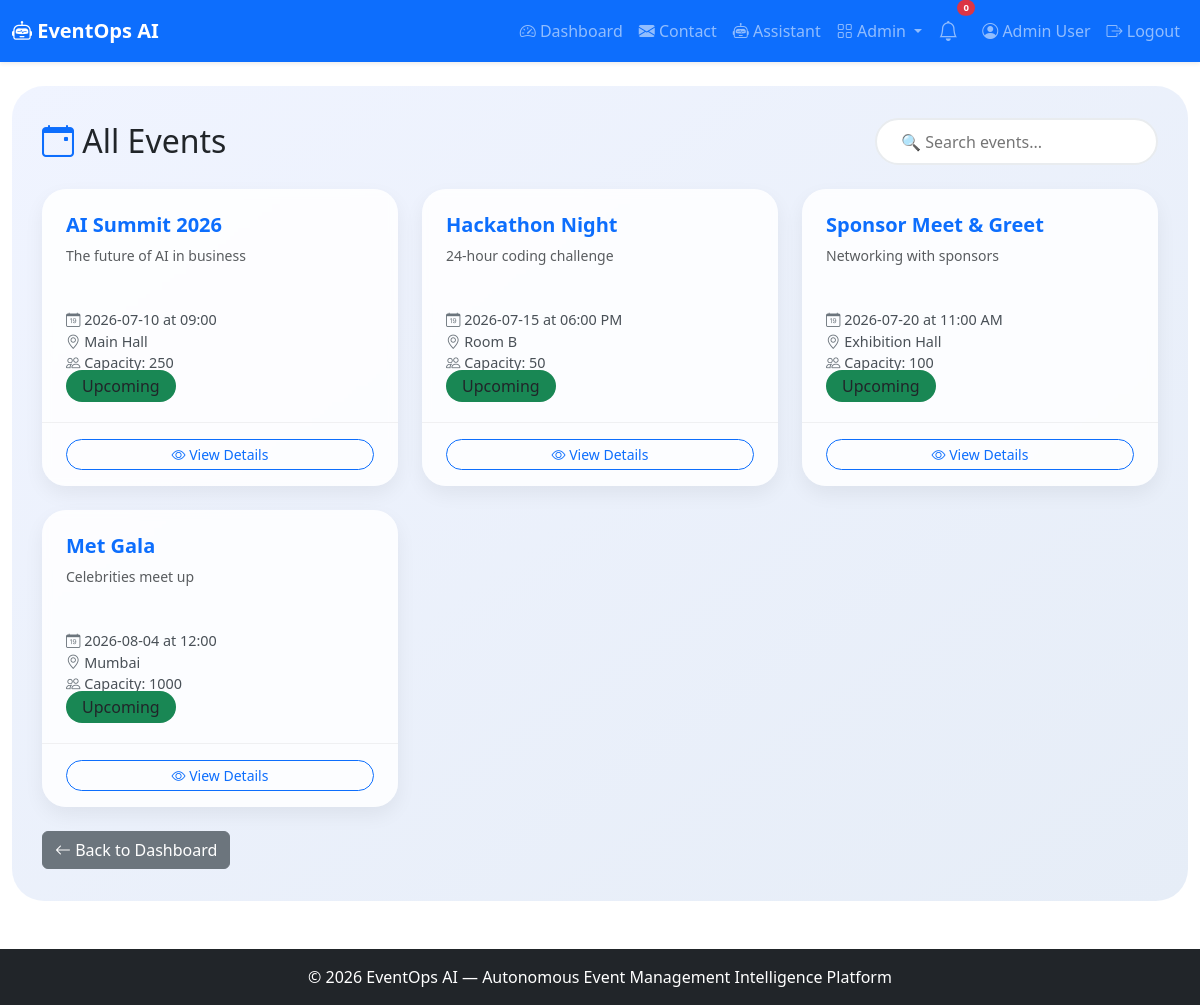
The page /events (signed in) on the database its author committed.
### app.py (models this page shows, shortened)
class User(UserMixin, db.Model):
    id = db.Column(db.Integer, primary_key=True)
    name = db.Column(db.String(100), nullable=False)
    email = db.Column(db.String(100), unique=True, nullable=False)
    password_hash = db.Column(db.String(200), nullable=False)
    role = db.Column(db.String(20), default='user')
    created_at = db.Column(db.DateTime, default=lambda: datetime.now(timezone.utc))

class Event(db.Model):
    id = db.Column(db.Integer, primary_key=True)
    title = db.Column(db.String(200), nullable=False)
    description = db.Column(db.Text)
    date = db.Column(db.String(50))
    time = db.Column(db.String(50))
    location = db.Column(db.String(200))
    capacity = db.Column(db.Integer)
    status = db.Column(db.String(20), default='upcoming')
    created_at = db.Column(db.DateTime, default=lambda: datetime.now(timezone.utc))

### app.py (the view)
@app.route('/events')
@login_required
def browse_events():
    events = Event.query.all()
    return render_template('browse_events.html', events=events)

### app.py (called while the page is built)
@login_manager.user_loader
def load_user(user_id):
    return User.query.get(int(user_id))

### templates/browse_events.html (shortened to what this page needs)
{% extends "base.html" %}
{% block content %}
<div class="browse-wrapper">
    <div class="container">
        <div class="d-flex flex-wrap justify-content-between align-items-center mb-4">
            <h2 class="mb-0"><i class="bi bi-calendar-event text-primary"></i> All Events</h2>
            <div>
                <input type="text" id="searchInput" class="search-bar" placeholder="🔍 Search events...">
            </div>
        </div>
        <div class="row g-4" id="eventGrid">
            {% for event in events %}
            <div class="col-md-4 col-sm-6 event-item"
                 data-title="{{ event.title|lower }}"
                 data-location="{{ event.location|lower }}">
                <div class="card event-card h-100">
                    <div class="card-body">
                        <h5 class="card-title">{{ event.title }}</h5>
                        <p class="card-text small text-muted">
                            {{ event.description[:120] }}{% if event.description|length > 120 %}...{% endif %}
                        </p>
                        <div class="event-meta">
                            <div><i class="bi bi-calendar-date"></i> {{ event.date }} at {{ event.time }}</div>
                            <div><i class="bi bi-geo-alt"></i> {{ event.location }}</div>
                            <div><i class="bi bi-people"></i> Capacity: {{ event.capacity }}</div>
                        </div>
                        <span class="status-badge bg-{{ 'success' if event.status == 'upcoming' else 'warning' if event.status == 'ongoing' else 'secondary' }}">
                            {{ event.status|title }}
                        </span>
                    </div>
                    <div class="card-footer">
                        <a href="{{ url_for('event_detail', event_id=event.id) }}"
                           class="btn btn-outline-primary btn-sm w-100">
                            <i class="bi bi-eye"></i> View Details
                        </a>
                    </div>
                </div>
            </div>
            {% else %}
            <div class="col-12 text-center text-muted py-5">
                <i class="bi bi-calendar-x fs-1 d-block mb-3"></i>
                No events available at the moment.
            </div>
            {% endfor %}
        </div>
        <div class="mt-4">
            <a href="{{ url_for('dashboard') }}" class="btn btn-secondary">
                <i class="bi bi-arrow-left"></i> Back to Dashboard
            </a>
        </div>
    </div>
</div>
{% endblock %}

### templates/base.html (shortened to what this page needs)
<!DOCTYPE html>
<html lang="en">
<head>
    <link href="https://cdn.jsdelivr.net/npm/bootstrap@5.3.0/dist/css/bootstrap.min.css" rel="stylesheet">
    <link rel="stylesheet" href="https://cdn.jsdelivr.net/npm/bootstrap-icons@1.11.0/font/bootstrap-icons.css">
    <link rel="stylesheet" href="{{ url_for('static', filename='css/style.css') }}">
</head>
<body>
<nav class="navbar navbar-expand-lg navbar-dark bg-primary shadow-sm">
    <div class="container-fluid">
        <a class="navbar-brand fw-bold" href="{{ url_for('index') }}">
            <i class="bi bi-robot"></i> EventOps AI
        </a>
        <div class="collapse navbar-collapse" id="navbarNav">
            <ul class="navbar-nav ms-auto align-items-lg-center">
                {% if current_user.is_authenticated %}
                <li class="nav-item">
                    <a class="nav-link" href="{{ url_for('dashboard') }}">
                        <i class="bi bi-speedometer2"></i> Dashboard
                    </a>
                </li>
                <li class="nav-item">
                    <a class="nav-link" href="{{ url_for('contact') }}">
                        <i class="bi bi-envelope-fill"></i> Contact
                    </a>
                </li>
                <li class="nav-item">
                    <a class="nav-link" href="{{ url_for('assistant_page') }}">
                        <i class="bi bi-robot"></i> Assistant
                    </a>
                </li>
                {% if current_user.role == 'admin' %}
                <li class="nav-item dropdown">
                    <a class="nav-link dropdown-toggle"
                       href="#"
                       role="button"
                       data-bs-toggle="dropdown">
                        <i class="bi bi-grid"></i> Admin
                    </a>
                </li>
                {% endif %}
                <li class="nav-item position-relative me-2">
                    <a class="nav-link"
                       href="#"
                       title="Notifications"
                       data-bs-toggle="dropdown">
                        <i class="bi bi-bell fs-5"></i>
                        <span class="position-absolute top-0 start-100 translate-middle badge rounded-pill bg-danger"
                              style="font-size:0.6rem;">
                            0
                        </span>
                    </a>
                </li>
                <li class="nav-item">
                    <a class="nav-link" href="{{ url_for('profile') }}">
                        <i class="bi bi-person-circle"></i>
                        {{ current_user.name }}
                    </a>
                </li>
                <li class="nav-item">
                    <a class="nav-link" href="{{ url_for('logout') }}">
                        <i class="bi bi-box-arrow-right"></i>
                        Logout
                    </a>
                </li>
                {% endif %}
            </ul>
        </div>
    </div>
</nav>
<main class="container-fluid py-4">
    {% block content %}{% endblock %}
</main>
<footer class="footer bg-dark text-white py-3 mt-4">
    <div class="container text-center">
        © 2026 EventOps AI — Autonomous Event Management Intelligence Platform
    </div>
</footer>
</body>
</html>

### templates/browse_events.html (style rules this page uses)
.browse-wrapper { background: linear-gradient(145deg, #f0f4ff 0%, #e6edf7 100%); padding: 2rem 0; border-radius: 2rem; }
.event-card { border: none; border-radius: 1.5rem; background: rgba(255,255,255,0.85); backdrop-filter: blur(4px); transition: all 0.3s ease; box-shadow: 0 8px 20px rgba(0,0,0,0.06); overflow: hidden; }
.event-card .card-body { padding: 1.5rem; }
.event-card .card-title { font-weight: 700; color: #0d6efd; }
.event-card .card-text { min-height: 3rem; }
.event-card .event-meta { font-size: 0.9rem; color: #495057; margin-top: 0.3rem; }
.event-card .event-meta i { color: #6c757d; width: 1.2rem; }
.event-card .card-footer { background: transparent; border-top: 1px solid rgba(0,0,0,0.05); padding: 1rem 1.5rem; }
.event-card .btn-outline-primary { border-radius: 50px; transition: all 0.2s; }
.status-badge { padding: 0.3rem 1rem; border-radius: 30px; font-weight: 500; }
.search-bar { border-radius: 50px; border: 2px solid #e9ecef; padding: 0.6rem 1.5rem; width: 100%; max-width: 350px; transition: all 0.2s; }

### rows shown on the page
User: name "Admin User"
Event: title "AI Summit 2026", description "The future of AI in business", date "2026-07-10", time "09:00", location "Main Hall", capacity "250", status "Upcoming"
Event: title "Hackathon Night", description "24-hour coding challenge", date "2026-07-15", time "06:00 PM", location "Room B", capacity "50", status "Upcoming"
Event: title "Sponsor Meet & Greet", description "Networking with sponsors", date "2026-07-20", time "11:00 AM", location "Exhibition Hall", capacity "100", status "Upcoming"
Event: title "Met Gala", description "Celebrities meet up", date "2026-08-04", time "12:00", location "Mumbai", capacity "1000", status "Upcoming"
